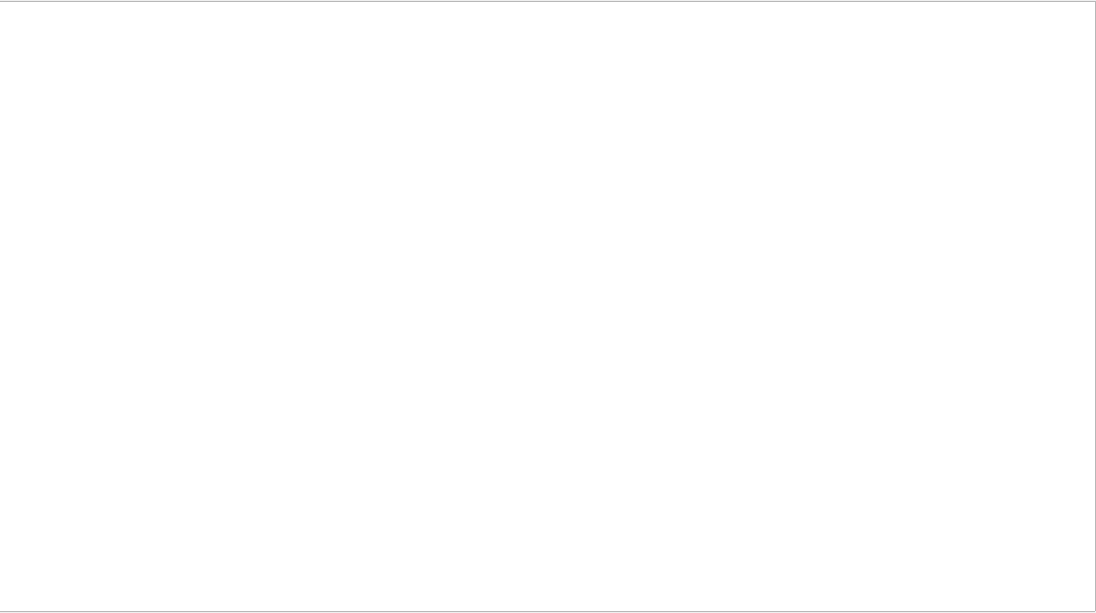
<?xml version="1.0" encoding="UTF-8"?>
<ui version="4.0">
 <class>gamed</class>
 <widget class="QDialog" name="gamed">
  <property name="geometry">
   <rect>
    <x>0</x>
    <y>0</y>
    <width>1096</width>
    <height>613</height>
   </rect>
  </property>
  <property name="windowTitle">
   <string>Dialog</string>
  </property>
  <widget class="QGraphicsView" name="graphicsView">
   <property name="geometry">
    <rect>
     <x>-5</x>
     <y>1</y>
     <width>1101</width>
     <height>611</height>
    </rect>
   </property>
  </widget>
 </widget>
 <resources/>
 <connections/>
</ui>
